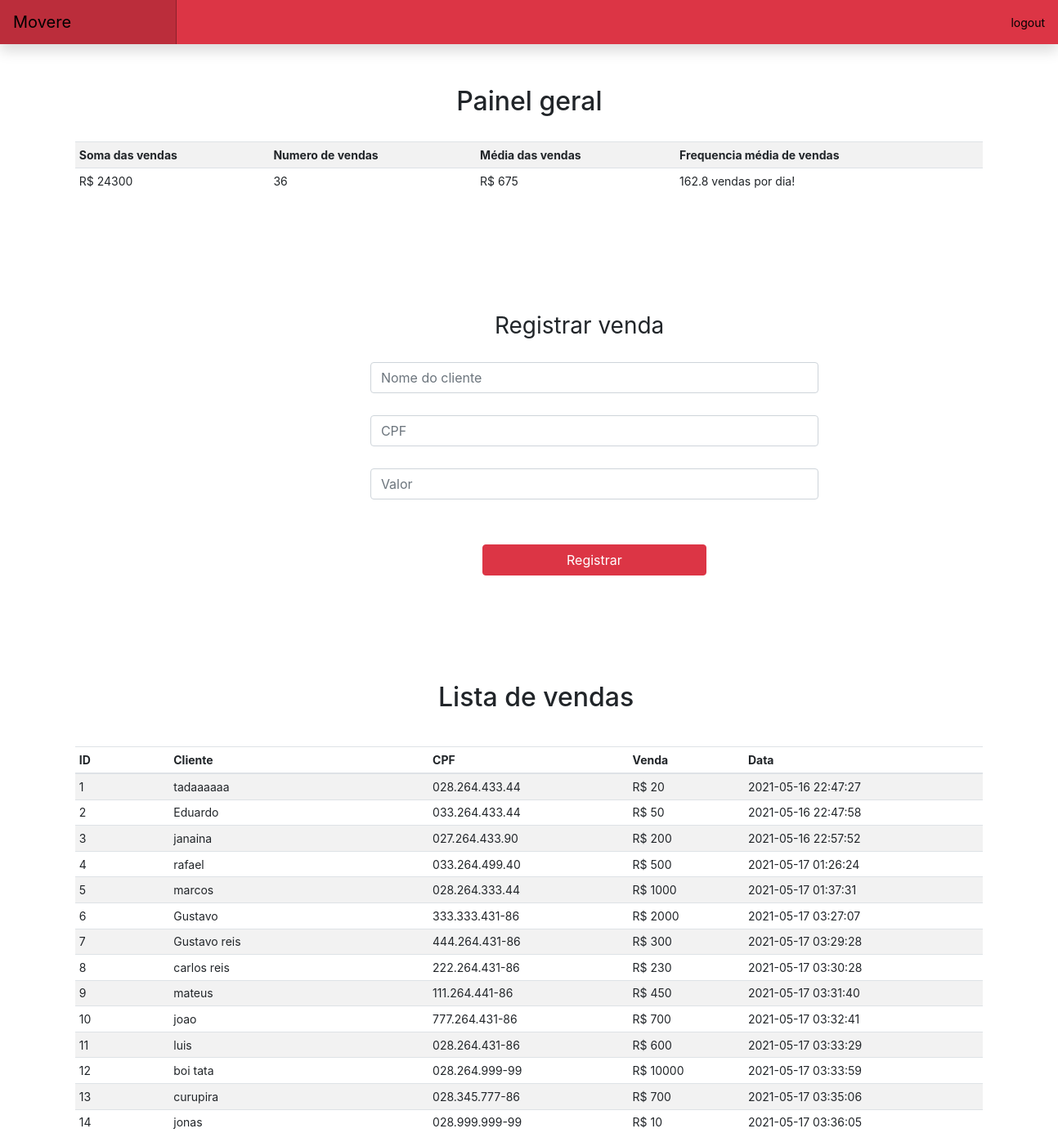
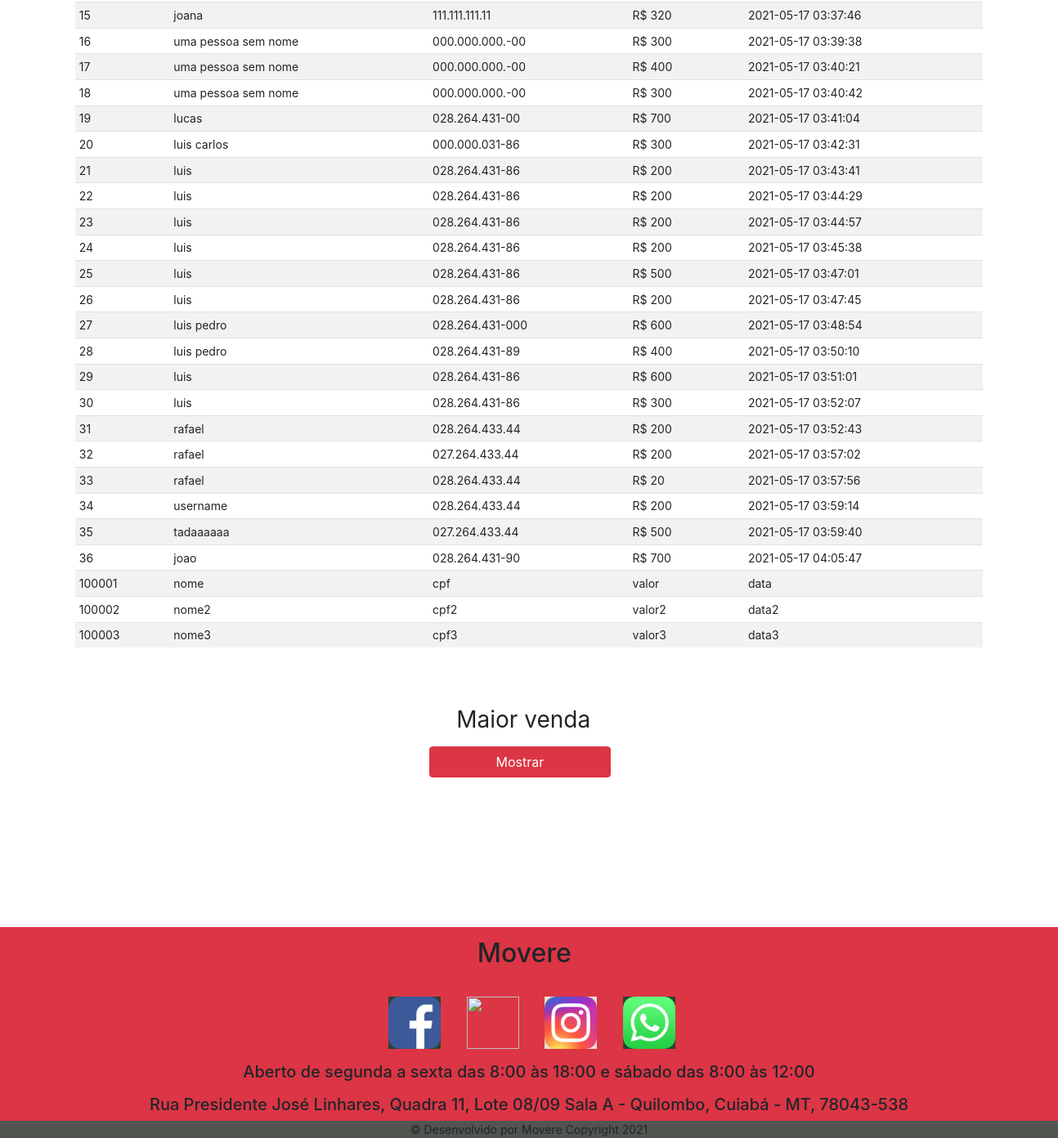
Screenshot of /main.php with the database file from the repository (2 pictures, top to bottom).
### tables this page shows
CREATE TABLE `vendas` (
  `ID` int(11) NOT NULL,
  `Nome_completo` varchar(255) NOT NULL,
  `CPF` varchar(255) NOT NULL,
  `Valor` int(11) NOT NULL,
  `Data` datetime NOT NULL
);

### main.php (the view, shortened to what this page needs)
<?php
    $pdo = new PDO('mysql:host='.HOST.';dbname='.DATABASE, USUARIO, SENHA);
    $vendas = $pdo->prepare("SELECT * FROM vendas");
    $vendas->execute();
    $dados = $vendas->fetchAll();
    $maiorValorIndice = 0;
    $numeroDeVendas = 0;
    $somaDeVendas = 0;
    $mediaDasVendas = 0;
    $frequenciaDeVendas = 0;
    for($i = 0; $i < count($dados); $i++){
        $somaDeVendas += $dados[$i]['Valor'];
        $numeroDeVendas++;
    }
    if($numeroDeVendas > 0){
        $mediaDasVendas = $somaDeVendas/$numeroDeVendas;
        for($i = 0; $i < count($dados); $i++){
            if($dados[$i]['Valor'] >= $dados[$maiorValorIndice]['Valor'])
                $maiorValorIndice = $i;
        }
        $variacaoDeTempo = strtotime($dados[$i-1]['Data']) - strtotime($dados[0]['Data']);
        $variacaoDeTempo = $variacaoDeTempo/(3600*24);
        $frequenciaDeVendas = $numeroDeVendas/$variacaoDeTempo;
    }
?>
<!doctype html>
<html lang="en">
    <head>
        <link rel="stylesheet" href="https://stackpath.bootstrapcdn.com/bootstrap/4.1.3/css/bootstrap.min.css">
        <link href="css/style.css" rel="stylesheet">
    </head>
    <body>
        <header class="navbar navbar-dark sticky-top bg-danger flex-md-nowrap p-0 shadow">
            <a class="navbar-brand col-md-3 col-12 col-lg-2 me-0 px-3" href="#" style="color: black; font-size: 20px;">Movere</a>
            <ul class="navbar-nav px-3">
                <li class="nav-item text-nowrap">
                    <a class="nav-link" href="<?php echo INCLUDE_PATH_PAINEL ?>?loggout" style="color: black;">logout</a>
                </li>
            </ul>
        </header>
        <div class="container-fluid">
            <div class="container table-responsive tableGeral" style="padding-top: 4%;">
                <h2 id="painelgeral">Painel geral</h2>
                <table class="table table-striped table-sm">
                    <tbody>
                        <tr>
                            <th>Soma das vendas</th>
                            <th>Numero de vendas</th>
                            <th>Média das vendas</th>
                            <th>Frequencia média de vendas</th>
                        </tr>
                        <tr>
                            <?php
                                echo "<td>R$ ".$somaDeVendas."</td>";
                                echo "<td>".$numeroDeVendas."</td>";
                                echo "<td>R$ ".$mediaDasVendas."</td>";
                                echo "<td>".number_format((float)$frequenciaDeVendas, 1, '.', '')." vendas por dia!</td>";
                            ?>
                        </tr>
                    </tbody>
                </table>
            </div>
            <div class="row">
                <form class="form-signin" id="formulario" method="post">
                    <h1 class="h3 mb-3 col-12 col-md-12 font-weight-normal">Registrar venda</h1>
                    <input type="text" id="input" name="nome" class="form-control" placeholder="Nome do cliente" required autofocus>
                    <input type="text" id="input" name="cpf"class="form-control" placeholder="CPF" required>
                    <input type="text" id="input" name="valor"class="form-control" placeholder="Valor" required>
                    <button class="btn btn-danger btn-primary btn-block" name="acao" type="submit">Registrar</button>
                </form>
                <div class="container">
                    <h2 id="lista_de_vendas_h2">Lista de vendas</h2>
                    <div class="table-responsive">
                        <table class="table table-striped table-sm">
                            <thead>
                                <tr>
                                    <th>ID</th>
                                    <th>Cliente</th>
                                    <th>CPF</th>
                                    <th>Venda</th>
                                    <th>Data</th>
                                </tr>
                            </thead>
                            <tbody>
                                <?php
                                    foreach($dados as $key => $value){
                                        echo "<tr>";
                                        echo "<td>".$value['ID']."</td>";
                                        echo "<td>".$value['Nome_completo']."</td>";
                                        echo "<td>".$value['CPF']."</td>";
                                        echo "<td>R$ ".$value['Valor']."</td>";
                                        echo "<td>".$value['Data']."</td>";
                                        echo "</tr>";
                                        }
                                ?>
                                <tr>
                                    <td>100001</td>
                                    <td>nome</td>
                                    <td>cpf</td>
                                    <td>valor</td>
                                    <td>data</td>
                                </tr>
                                <tr>
                                    <td>100002</td>
                                    <td>nome2</td>
                                    <td>cpf2</td>
                                    <td>valor2</td>
                                    <td>data2</td>
                                </tr>
                                <tr>
                                    <td>100003</td>
                                    <td>nome3</td>
                                    <td>cpf3</td>
                                    <td>valor3</td>
                                    <td>data3</td>
                                </tr>
                            </tbody>
                        </table>
                    </div>
                </div>
            </div>
        </div>
        <div class="container" id="maior_venda">
            <h1 class="h3 mb-3 col-12 font-weight-normal">Maior venda</h1>
            <button class="btn btn-danger btn-primary btn-block" name="" id="submit" data-filter="" type="">Mostrar</button>
        </div>
         <footer>
            <div class="container-fluid" id="footer">
                <div class="row" style="justify-content: center; background-color: rgb(220, 53, 69);">
                    <div class="col-md-12" style="margin-top: 1%;">
                        <h4>Movere</h4>
                    </div>
                </div>
                <div class="row" style="background-color: rgb(220, 53, 69);">
                    <div class="col-md-12 col-12 social-icon" style="padding-left: 15%; padding-top: 2%;">
                        <p>
                            <a href="https://www.facebook.com/moveresoftware/"><img src='icons/Facebook.jpg'/></a>
                            <a href="https://www.linkedin.com/company/movere-software"><img src='icons/linkedin.jpg' /></a>
                            <a href="https://www.instagram.com/moveresoftware/"><img src='icons/insta.jpg' /></a>
                            <a href="https://api.whatsapp.com/send?phone=5519994666771&text=Gostaria%20de%20saber%20mais%20informa%C3%A7%C3%B5es%20sobre%20o%20Movere%20Software"><img src='icons/whatsapp.jpg' /></a>
                        </p>
                    </div>
                </div>
                <div class="row" style="justify-content: center; text-align: center; background-color: rgb(220, 53, 69);">
                    <div class="col-md-12">
                        <h5>Aberto de segunda a sexta das 8:00 às 18:00 e sábado das 8:00 às 12:00</h5>
                        <h5>Rua Presidente José Linhares, Quadra 11, Lote 08/09 Sala A - Quilombo, Cuiabá - MT, 78043-538</h5>
                    </div>
                </div>
                <div class="row footer2" style="justify-content: center; background-color: rgb(80, 85, 80);">
                    &copy; Desenvolvido por Movere Copyright 2021
                </div>
            </div>
        </footer>
    </body>
</html>

### css/style.css (style rules this page uses)
html { scroll-behavior: smooth !important; }
body { font-size: .875rem; }
@media (min-width: 767.98px) { #lista_de_vendas_h2 { padding-left: 40%; padding-bottom: 3%; } }
@media (min-width: 767.98px) { #formulario { padding-left: 35%; padding-top: 10%; padding-bottom: 10%; } }
@media (min-width: 767.98px) { #formulario h1 { margin-left: 50%; } }
@media (min-width: 767.98px) { #formulario button { margin-left: 50%; margin-top: 20%; } }
@media (min-width: 767.98px) { #input { width: 200%; margin-top: 10%; margin-bottom: 10%; } }
@media (min-width: 767.98px) { #maior_venda h1 { padding-left: 42%; padding-top: 5%; } }
@media (min-width: 767.98px) { #maior_venda button { margin-left: 39%; width:20%; } }
@media (min-width: 767.98px) { .social-icon p { margin-left: 15%; } }
@media (min-width: 767.98px) { .social-icon p a { height: 64px; width: 64px; } }
@media (min-width: 767.98px) { #painelgeral { padding-left: 30%; } }
.navbar-brand { padding-top: .75rem; padding-bottom: .75rem; font-size: 1rem; background-color: rgba(0, 0, 0, .15); box-shadow: inset -1px 0 0 rgba(0, 0, 0, .25); }
#footer { position: relative; bottom: 0px; left: 0px; right: 0px; margin-bottom: 0px; background-color: rgb(243, 63, 63); }
.social-icon p a img { height: 64px; width: 64px; margin-left: 3%; }

### main.php (style rules this page uses)
body { background-image: url("https://www.transparenttextures.com/patterns/axiom-pattern.png"); }
@media (min-width: 767.98px) { #painelgeral { padding-left: 42%; padding-bottom: 2%; } }
@media (min-width: 767.98px) { footer h4 { font-size: 32px; padding-left: 45%; } }
@media (min-width: 767.98px) { footer .social-icon { margin-left: 7%; } }

### rows the page displays
vendas: ID "1", Nome_completo "tadaaaaaa", CPF "028.264.433.44", Valor "20", Data "2021-05-16 22:47:27"
vendas: ID "2", Nome_completo "Eduardo", CPF "033.264.433.44", Valor "50", Data "2021-05-16 22:47:58"
vendas: ID "3", Nome_completo "janaina", CPF "027.264.433.90", Valor "200", Data "2021-05-16 22:57:52"
vendas: ID "4", Nome_completo "rafael", CPF "033.264.499.40", Valor "500", Data "2021-05-17 01:26:24"
vendas: ID "5", Nome_completo "marcos", CPF "028.264.333.44", Valor "1000", Data "2021-05-17 01:37:31"
vendas: ID "6", Nome_completo "Gustavo", CPF "333.333.431-86", Valor "2000", Data "2021-05-17 03:27:07"
vendas: ID "7", Nome_completo "Gustavo reis", CPF "444.264.431-86", Valor "300", Data "2021-05-17 03:29:28"
vendas: ID "8", Nome_completo "carlos reis", CPF "222.264.431-86", Valor "230", Data "2021-05-17 03:30:28"
vendas: ID "9", Nome_completo "mateus", CPF "111.264.441-86", Valor "450", Data "2021-05-17 03:31:40"
vendas: ID "10", Nome_completo "joao", CPF "777.264.431-86", Valor "700", Data "2021-05-17 03:32:41"
vendas: ID "11", Nome_completo "luis", CPF "028.264.431-86", Valor "600", Data "2021-05-17 03:33:29"
vendas: ID "12", Nome_completo "boi tata", CPF "028.264.999-99", Valor "10000", Data "2021-05-17 03:33:59"
vendas: ID "13", Nome_completo "curupira", CPF "028.345.777-86", Valor "700", Data "2021-05-17 03:35:06"
vendas: ID "14", Nome_completo "jonas", CPF "028.999.999-99", Valor "10", Data "2021-05-17 03:36:05"
vendas: ID "15", Nome_completo "joana", CPF "111.111.111.11", Valor "320", Data "2021-05-17 03:37:46"
vendas: ID "16", Nome_completo "uma pessoa sem nome", CPF "000.000.000.-00", Valor "300", Data "2021-05-17 03:39:38"
vendas: ID "17", Nome_completo "uma pessoa sem nome", CPF "000.000.000.-00", Valor "400", Data "2021-05-17 03:40:21"
vendas: ID "18", Nome_completo "uma pessoa sem nome", CPF "000.000.000.-00", Valor "300", Data "2021-05-17 03:40:42"
vendas: ID "19", Nome_completo "lucas", CPF "028.264.431-00", Valor "700", Data "2021-05-17 03:41:04"
vendas: ID "20", Nome_completo "luis carlos", CPF "000.000.031-86", Valor "300", Data "2021-05-17 03:42:31"
vendas: ID "21", Nome_completo "luis", CPF "028.264.431-86", Valor "200", Data "2021-05-17 03:43:41"
vendas: ID "22", Nome_completo "luis", CPF "028.264.431-86", Valor "200", Data "2021-05-17 03:44:29"
vendas: ID "23", Nome_completo "luis", CPF "028.264.431-86", Valor "200", Data "2021-05-17 03:44:57"
vendas: ID "24", Nome_completo "luis", CPF "028.264.431-86", Valor "200", Data "2021-05-17 03:45:38"
vendas: ID "25", Nome_completo "luis", CPF "028.264.431-86", Valor "500", Data "2021-05-17 03:47:01"
vendas: ID "26", Nome_completo "luis", CPF "028.264.431-86", Valor "200", Data "2021-05-17 03:47:45"
vendas: ID "27", Nome_completo "luis pedro", CPF "028.264.431-000", Valor "600", Data "2021-05-17 03:48:54"
vendas: ID "28", Nome_completo "luis pedro", CPF "028.264.431-89", Valor "400", Data "2021-05-17 03:50:10"
vendas: ID "29", Nome_completo "luis", CPF "028.264.431-86", Valor "600", Data "2021-05-17 03:51:01"
vendas: ID "30", Nome_completo "luis", CPF "028.264.431-86", Valor "300", Data "2021-05-17 03:52:07"
vendas: ID "31", Nome_completo "rafael", CPF "028.264.433.44", Valor "200", Data "2021-05-17 03:52:43"
vendas: ID "32", Nome_completo "rafael", CPF "027.264.433.44", Valor "200", Data "2021-05-17 03:57:02"
vendas: ID "33", Nome_completo "rafael", CPF "028.264.433.44", Valor "20", Data "2021-05-17 03:57:56"
vendas: ID "34", Nome_completo "username", CPF "028.264.433.44", Valor "200", Data "2021-05-17 03:59:14"
vendas: ID "35", Nome_completo "tadaaaaaa", CPF "027.264.433.44", Valor "500", Data "2021-05-17 03:59:40"
vendas: ID "36", Nome_completo "joao", CPF "028.264.431-90", Valor "700", Data "2021-05-17 04:05:47"

### other values shown
$somaDeVendas "24300"
$numeroDeVendas "36"
$mediaDasVendas "675"
$frequenciaDeVendas "162.8"
